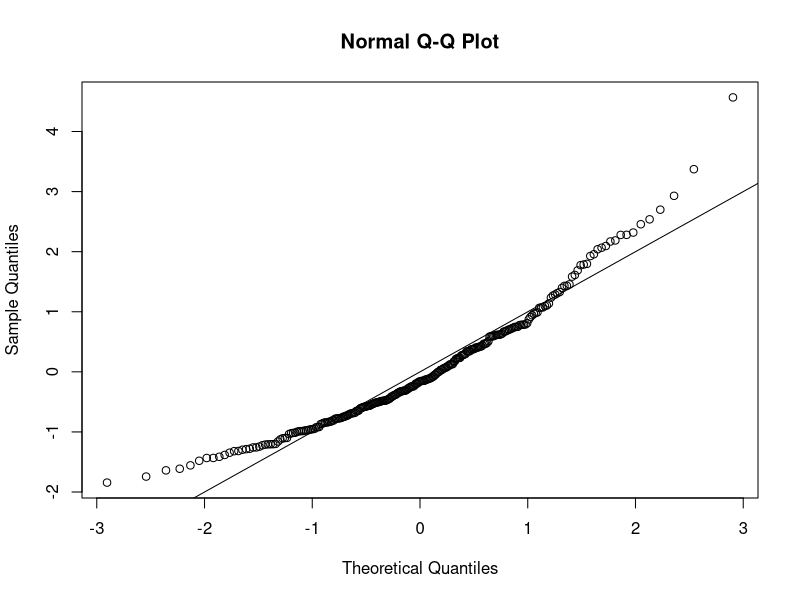
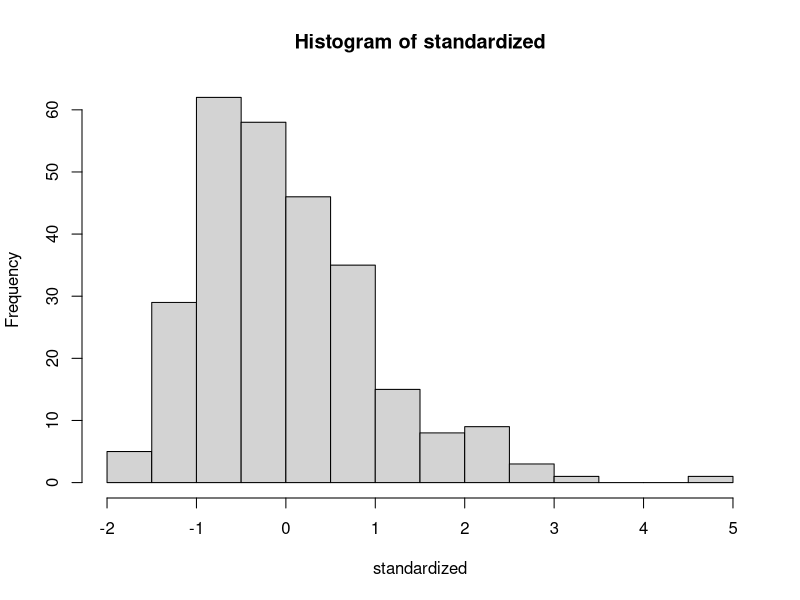
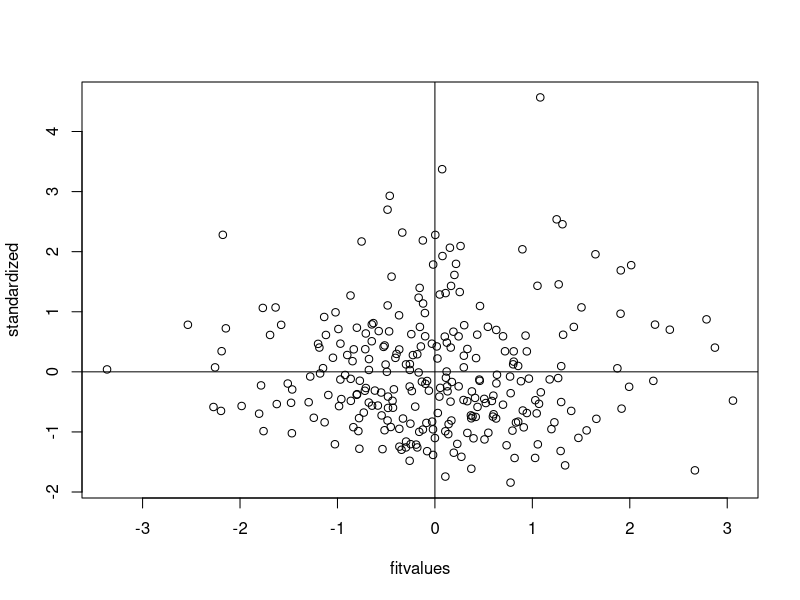

These figures' R source, in order:
##Set working directory 
setwd("D:/GA/Scales")
master = read.csv("Meaning_Scales_DailyMeaningScale_RN_RR_Done.csv")
summary(master)

##Reverse Code. No reverse coding. Stopped here for scoring.
##fix text columns
master$Q86_8_TEXT = as.numeric(master$Q86_8_TEXT)
master$Q86_11_TEXT = as.numeric(master$Q86_11_TEXT)
master$Q86_13_TEXT = as.numeric(master$Q86_13_TEXT)

####DATA SCREENING####
##Missing Data##
library(mice)
percentmiss = function(x){ sum(is.na(x))/length(x) *100 }

##Going by rows ONLY
notypos = master
missing = apply(notypos[ , 3:24], 1, percentmiss) 
table(missing)

##Replace only the data that you should
replacepeople = notypos[ missing <= 5 , ]  
dontpeople = notypos[ missing > 5 , ]

##Figure out the columns to exclude 
apply(replacepeople, 2, percentmiss)
replacecolumn = replacepeople[ , -c(1,2,25)]
dontcolumn = replacepeople[ , c(1,2,25)]

##MICE
tempnomiss = mice(replacecolumn)
nomiss = complete(tempnomiss, 1)
summary(nomiss)

##(By your powers) Combine (I am Captain Planet!)
filledin_none = cbind(dontcolumn, nomiss)
summary(filledin_none)

##Small note: When MICE is run on this project the YEAR column
##is moved from the last column to the thrid column.
##This trend is not observed with data that does not need
##to be MICE'd. All code exluding ID columns has been corrected
##for this. 
#~Hannah 

##Outliers##
##Mahal
mahal = mahalanobis(filledin_none[ , -c(1,2,3)], 
                    colMeans(filledin_none[ , -c(1,2,3)], na.rm = TRUE),
                    cov(filledin_none[ , -c(1,2,3)], use="pairwise.complete.obs"))

summary(mahal)
cutoff = qchisq(.999,ncol(filledin_none[ , -c(1,2,3)])) 
summary(mahal < cutoff)
noout = filledin_none[ mahal < cutoff, ]

##additivity: correlations
correlations = cor(noout[,-c(1,2,3)], use="pairwise.complete.obs")
symnum(correlations)

##make the random stuff 
random = rchisq(nrow(noout), 7)
fake = lm(random~., data=noout[ , -c(1:2,3)])

##get the linearity plot
##create the standardized residuals
standardized = rstudent(fake)
qqnorm(standardized)
abline(0,1)

##multivariate normality
hist(standardized, breaks=15)

##homogeneity and homoscedaticity
fitvalues = scale(fake$fitted.values)
plot(fitvalues, standardized) 
abline(0,0)
abline(v = 0)

##Scoring
##Daily Meaning average Q1 & Q2 (Col 4&5 in dataset)
daymean <- rowMeans(noout[,c("Q85_1", "Q85_2")])
summary(daymean)

daylife <- noout$Q85_3
summary(daylife)

Eud <- rowSums(noout[,c(7:13)])
summary(Eud)

Hed <- rowSums(noout[,c(14:25)])
summary(Hed)
